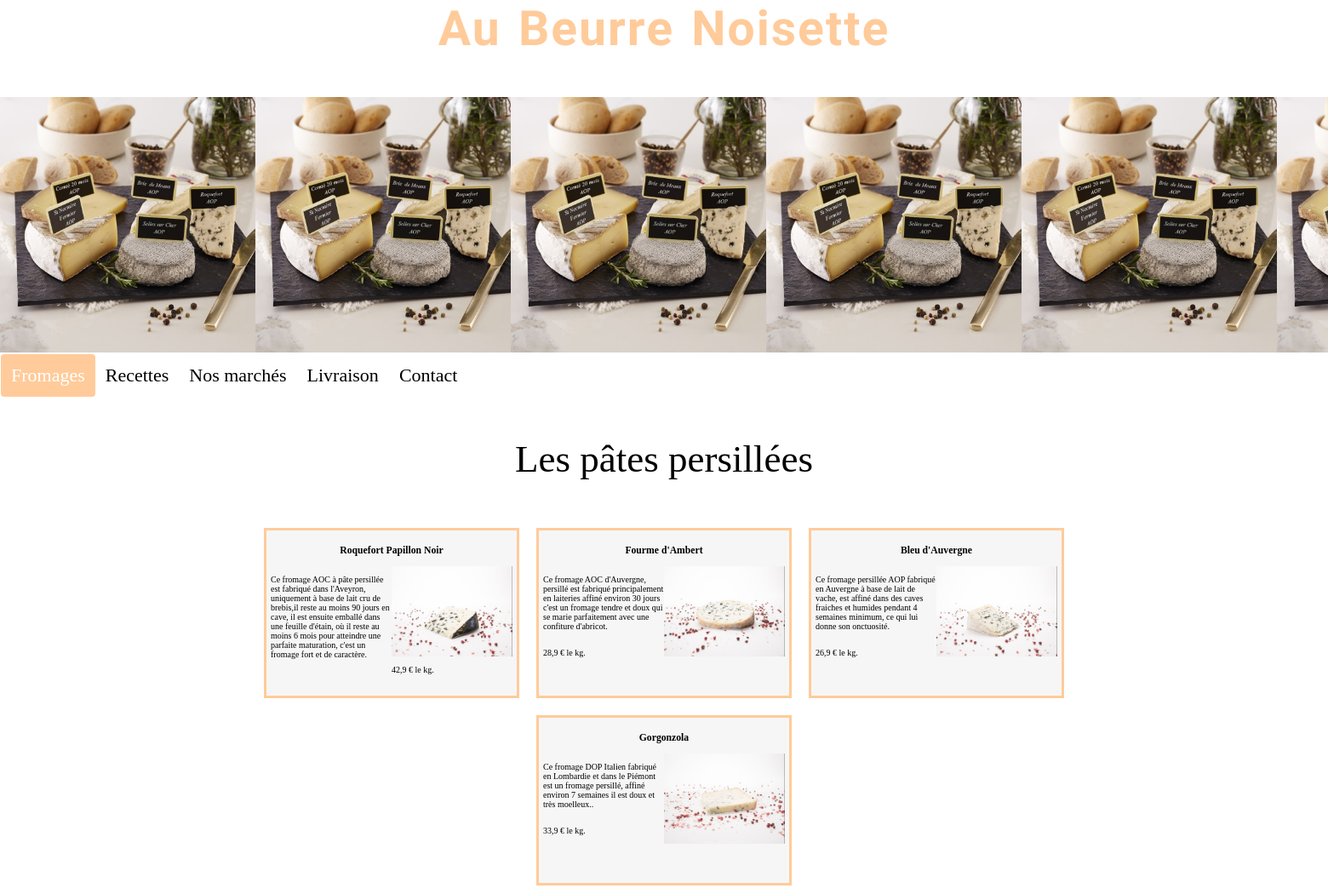
The app's page /patepersillee/ with its own data.
### cheese/models.py (models this page shows, shortened)
class Fromage(models.Model):
    PATEMOLLES = "PMO"
    PATEPRESSESCUITES = "PPC"
    PATEFLEURIES = "PFL"
    FROMAGEDECHEVRES = "FCH"
    FROMAGEDEBREBIS = "FBR"
    PATEPERSILLEES = "PPE"
    TRIPLECREMES = "TCR"
    PATEFORTES = "PFO"
    COMPOSITION = [
        (PATEMOLLES, "patemolles"),
        (PATEPRESSESCUITES, "patepresseescuites"),
        (PATEFLEURIES, "patefleuries"),
        (FROMAGEDECHEVRES, "fromagedechevres"),
        (FROMAGEDEBREBIS, "fromagedebrebis"),
        (PATEPERSILLEES, "patepersillees"),
        (TRIPLECREMES, "triplecremes"),
        (PATEFORTES, "patefortes"),
    ]
    name = models.CharField(max_length=150)
    slug = models.SlugField(max_length=150, unique=True, blank=True)
    origin = models.CharField(max_length=100, blank=True, verbose_name="origine")
    category = models.CharField(max_length=100, blank=True, choices=COMPOSITION, verbose_name="categories")
    description = models.TextField(blank=True)
    composition = models.CharField(max_length=100, blank=True)
    stock = models.BooleanField(default=False)
    thumbnail = models.ImageField(upload_to="Fromages", blank=True, null=True)
    price = models.FloatField(blank=True, null=True, verbose_name="prix")
    class Meta:
        verbose_name = "Les fromage"

### cheese/views.py (the view)
# urls.py: path('patepersillee/', views.patepersillee, name='patepersillee'),
def patepersillee(request):
    fromages = Fromage.objects.filter(category="PPE")
    return render(request, 'cheese/patepersillee.html', context={'fromages': fromages})

### cheese/templates/cheese/patepersillee.html (shortened to what this page needs)
{% extends 'base.html' %}
{% load static %}
{% block content %}
<section class="section-flex">
            <p class="info-section" style="text-align:center; font-size: 45px;">Les pâtes persillées</p>
    <div class="content">
                {% for fromage in fromages %}
            <div class="item">
            <li class="btn">
                <a href="{% url 'detail' fromage.slug %}"><h3>{{ fromage.name }} </h3></a>
            </li>
            <p>{{ fromage.description }}.</p>
            <img src="{{ fromage.thumbnail.url }}" alt="{{ fromage.name }}" style="max-width: 200px;">
            <p>{{ fromage.price }} € le kg.</p>
        </div>
    {% endfor %}
{% endblock %}

### cheese/static/cheese/style.css (style rules this page uses)
* { box-sizing: border-box; }
body { background-color: white; margin:0; }
.item li.btn { list-style-type: none; text-decoration: none; color: black; }
.item li.btn a { text-decoration: none; color: black; transition-duration: 6s; cursor: pointer; }
.content { display: flex; justify-content: center; flex-wrap: wrap; width: 80%; max-width: 1100px; margin: 15px auto 0; overflow: scroll; }
.item { width: 300px; height: 200px; margin: 10px; overflow: hidden; flex-shrink: 0; font-size: 10px; float: top; border: 3px solid #ffcb9a; padding: 5px; background-color: #F6F6F6; }
.item img { width: 50%; height: auto; float: right; }
.item p { width: 50%; height: auto; float: left; }
.item a { text-align: center; text-decoration: none; }

### records on screen
Fromage: name "Roquefort Papillon Noir", description "Ce fromage AOC à pâte persillée est fabriqué dans l'Aveyron, uniquement à base de lait cru de brebis,il reste au moins 90 jours en cave, il est ensuite emballé dans une feuille d'étain, où il reste au moins 6 mois pour atteindre une parfaite maturation, c'est un fromage fort et de caractère", thumbnail (picture), price "42,9"
Fromage: name "Fourme d'Ambert", description "Ce fromage AOC d'Auvergne, persillé est fabriqué principalement en laiteries affiné environ 30 jours c'est un fromage tendre et doux qui se marie parfaitement avec une confiture d'abricot", thumbnail (picture), price "28,9"
Fromage: name "Bleu d'Auvergne", description "Ce fromage persillée AOP fabriqué en Auvergne à base de lait de vache, est affiné dans des caves fraiches et humides pendant 4 semaines minimum, ce qui lui donne son onctuosité", thumbnail (picture), price "26,9"
Fromage: name "Gorgonzola", description "Ce fromage DOP Italien fabriqué en Lombardie et dans le Piémont est un fromage persillé, affiné environ 7 semaines il est doux et très moelleux.", thumbnail (picture), price "33,9"
